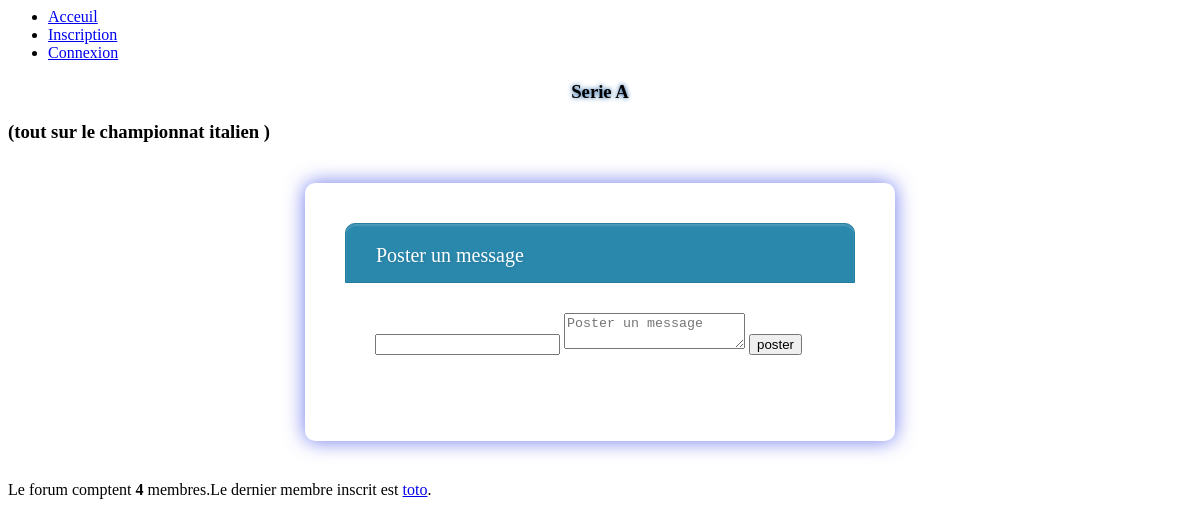
/sujet.php?id_sujets=47, run on an earlier commit of the app's database.
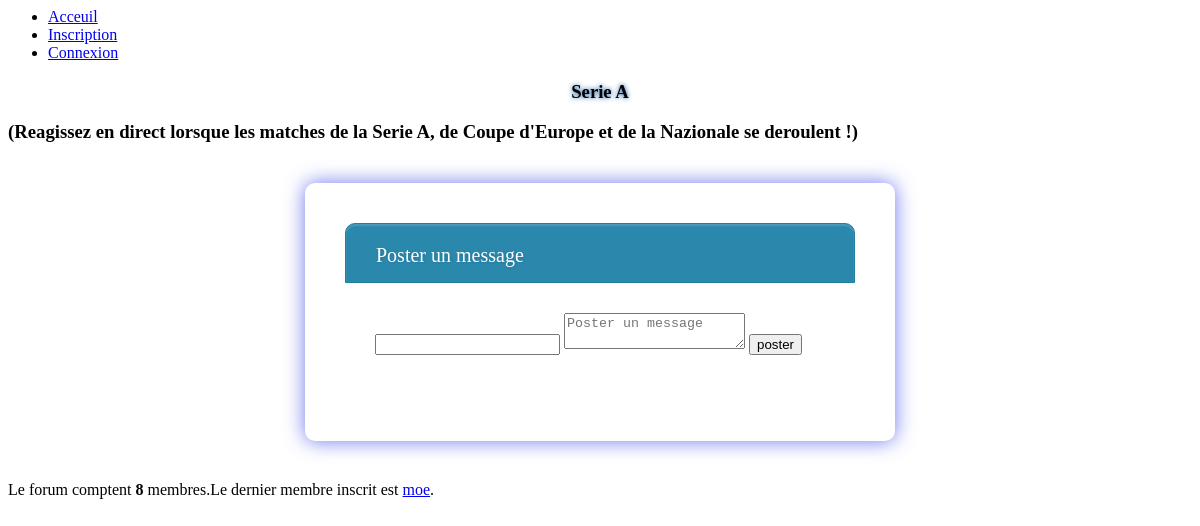
And on a later commit of the database.
### tables this page shows
CREATE TABLE IF NOT EXISTS `sujets` (
  `id_sujets` int(6) NOT NULL AUTO_INCREMENT,
  `auteur` varchar(30) NOT NULL,
  `titre` text NOT NULL,
  `description` text DEFAULT NULL,
  `date` date NOT NULL DEFAULT '0000-00-00',
  `id_topics` int(6) NOT NULL,
  PRIMARY KEY (`id_sujets`)
);

CREATE TABLE IF NOT EXISTS `utilisateurs` (
  `id` int(11) NOT NULL AUTO_INCREMENT,
  `login` varchar(255) NOT NULL,
  `password` varchar(255) NOT NULL,
  `nom` varchar(255) NOT NULL,
  `prenom` varchar(255) NOT NULL,
  `sexe` varchar(255) NOT NULL,
  `email` varchar(255) NOT NULL,
  `localisation` varchar(255) NOT NULL,
  `description` varchar(255) NOT NULL,
  `date` date NOT NULL DEFAULT current_timestamp(),
  `grade` int(11) NOT NULL DEFAULT 3,
  PRIMARY KEY (`id`)
);

### sujet.php (the view, shortened to what this page needs)
<html>
	<head>
		<link rel="stylesheet" href="index.css"/>
	</head>
		<body>
			<header class="topnav">
				<nav>
					<ul>
						<?php include('header.php') ?>
					</ul>
				</nav>
			</header>
						<main>
						<?php
				$connexion = mysqli_connect("localhost", "root", "", "forum");
				$sql1 = 'SELECT titre,  description FROM sujets WHERE id_sujets="'.$_GET['id_sujets'].'" ';
				$req1 = mysqli_query($connexion,$sql1);
				$dataa = mysqli_fetch_array($req1);
				if(empty($_GET['id_sujets']))
				{
					echo'<section><p><a href="index.php"> Veuillez choisir un sujet.</a> </p></section>';
				}
				else
				{
					?>
					<section>
						<article>
							<h1><?php echo $dataa['titre']; ?></h1>
							<h3>(<?php echo $dataa['description']; ?>)</h3>
						</article>
								        <?php
				}
				?>
				</section>
				<section>
					<div class="titre">
						<form  method="post">
							<legend class='rep'>Poster un message</legend>
						<?php
						if (isset($_SESSION['login']))
						{
						}
						else
						{echo'<input type="text"   name="auteur">';
						}
						?>
					<textarea name="message"  maxlength="300" placeholder="Poster un message"></textarea>
					<input type="submit" name="submit" value="poster">
				</form></div>
  	</section>
</main>
<footer>
<?php include('footer.php') ?>
	</footer>
			</body>
</html>

### footer.php
<?php
$connexion = mysqli_connect("localhost", "root", "", "forum");
$totalmenbre ='SELECT COUNT(*) FROM utilisateurs';
$req='SELECT login,id FROM utilisateurs ORDER BY id DESC';
$query2 = mysqli_query($connexion,$req);
$dataa =mysqli_fetch_array($query2);
$derniermembre = stripslashes(htmlspecialchars($dataa[0]));
$query = mysqli_query($connexion,$totalmenbre);
$data = mysqli_fetch_array($query);
    echo'<p>Le forum comptent <strong>'.$data[0].'</strong> membres.';
    echo'Le dernier membre inscrit est <a href="profil.php?id='.$dataa[1].'&amp;action=consulter">'.$derniermembre.'</a>.</p>';
?>

What changed in the data, as far as the page shows it:
no longer on this page (row edited): utilisateurs: login "toto"
changed sujets "Serie A": description "tout sur le championnat italien" → "Reagissez en direct lorsque les matches de la Serie A, de Coupe d'Europe et de la Nazionale se deroulent !"
added utilisateurs: login "moe"
Also different on the page:
$data[0]: "4" → "8"
